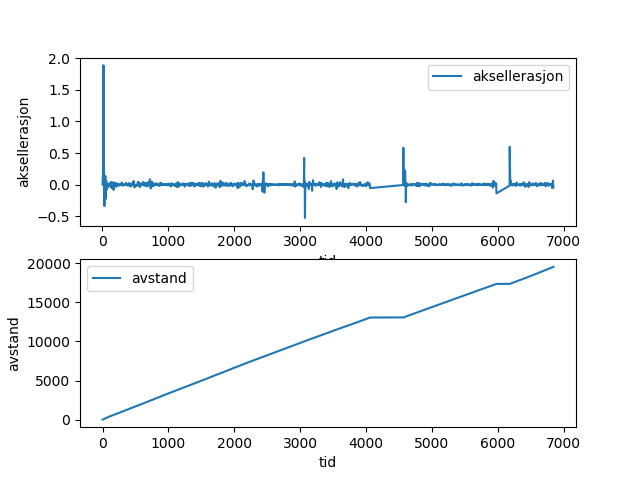

Recreate this plot in Python.
from Oppg1a import *
from Oppg1b import *

import numpy as np
import matplotlib.pyplot as plt
t = []
v = []
infile = open('running.txt','r')
for line in infile:
    tnext, vnext = line.strip().split(',')
    t.append(float(tnext))
    v.append(float(vnext))
infile.close()

V = np.asarray(avstand(t, v))
dv = np.asarray(aksellerasjon(t, v))
if __name__ == "__main__":
    plt.subplot(211)
    plt.plot(t[1:],dv,label='aksellerasjon')
    plt.xlabel('tid'); plt.ylabel('aksellerasjon')
    plt.legend()

    plt.subplot(212)
    plt.plot(t, V, label='avstand')
    plt.xlabel('tid'); plt.ylabel('avstand')
    plt.legend()

    plt.show()
